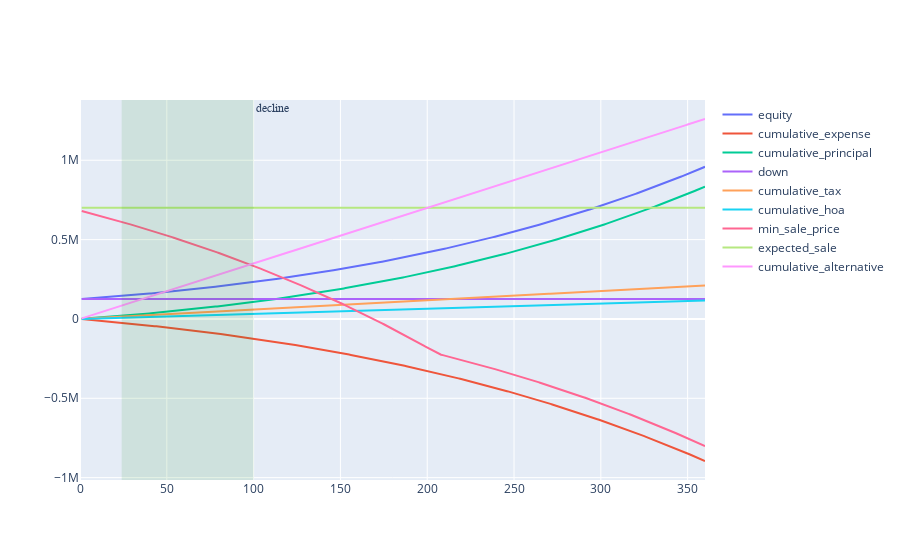

The notebook cell saved with this chart:
### Code cell
fig = go.Figure()
fig.add_trace(go.Scatter(x = df.index, y = df.equity, name = 'equity'))
fig.add_trace(go.Scatter(x = df.index, y = df.cumulative_expense, name = 'cumulative_expense'))
fig.add_trace(go.Scatter(x = df.index, y = df.cumulative_principal, name = 'cumulative_principal'))
fig.add_trace(go.Scatter(x = df.index, y = df.down, name = 'down')) # , fill='tozeroy'
fig.add_trace(go.Scatter(x = df.index, y = df.cumulative_tax, name = 'cumulative_tax'))
fig.add_trace(go.Scatter(x = df.index, y = df.cumulative_hoa, name = 'cumulative_hoa'))
fig.add_trace(go.Scatter(x = df.index, y = df.min_sale_price, name = 'min_sale_price'))
fig.add_trace(go.Scatter(x = df.index, y = df.expected_sale, name = 'expected_sale'))
fig.add_trace(go.Scatter(x = df.index, y = df.cumulative_alternative, name = 'cumulative_alternative'))
# fig.add_vrect(x0="24", x1="100", 
#               annotation_text="decline", annotation_position="top left",
#               annotation=dict(font_size=12, font_family="Verdana"),
#               fillcolor="green", opacity=0.1, line_width=0)

### Figure 1 — Plotly figure (JSON) as saved in the notebook; plotly's stock layout.template omitted (floating-point values rounded to 4 significant figures; data arrays with more than 128 entries replaced by an {"elided": "..."} marker saying what was removed)
{"data": [{"name": "equity", "type": "scatter", "x": {"elided": "361 int values"}, "y": {"elided": "361 float values"}}, {"name": "cumulative_expense", "type": "scatter", "x": {"elided": "361 int values"}, "y": {"elided": "361 float values"}}, {"name": "cumulative_principal", "type": "scatter", "x": {"elided": "361 int values"}, "y": {"elided": "361 float values"}}, {"name": "down", "type": "scatter", "x": {"elided": "361 int values"}, "y": {"elided": "361 int values"}}, {"name": "cumulative_tax", "type": "scatter", "x": {"elided": "361 int values"}, "y": {"elided": "361 float values"}}, {"name": "cumulative_hoa", "type": "scatter", "x": {"elided": "361 int values"}, "y": {"elided": "361 int values"}}, {"name": "min_sale_price", "type": "scatter", "x": {"elided": "361 int values"}, "y": {"elided": "361 float values"}}, {"name": "expected_sale", "type": "scatter", "x": {"elided": "361 int values"}, "y": {"elided": "361 int values"}}, {"name": "cumulative_alternative", "type": "scatter", "x": {"elided": "361 int values"}, "y": {"elided": "361 int values"}}], "layout": {"annotations": [{"font": {"family": "Verdana", "size": 12}, "showarrow": false, "text": "decline", "x": "100", "xanchor": "left", "xref": "x", "y": 1, "yanchor": "top", "yref": "y domain"}], "shapes": [{"fillcolor": "green", "line": {"width": 0}, "opacity": 0.1, "type": "rect", "x0": "24", "x1": "100", "xref": "x", "y0": 0, "y1": 1, "yref": "y domain"}]}}
